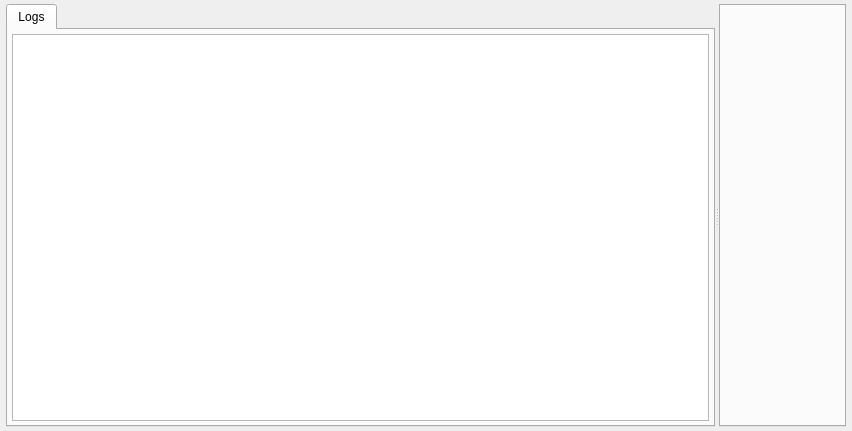
<?xml version="1.0" encoding="UTF-8"?>
<ui version="4.0">
 <class>ExtractorView</class>
 <widget class="QWidget" name="ExtractorView">
  <property name="geometry">
   <rect>
    <x>0</x>
    <y>0</y>
    <width>852</width>
    <height>431</height>
   </rect>
  </property>
  <property name="windowTitle">
   <string>Form</string>
  </property>
  <layout class="QVBoxLayout" name="verticalLayout">
   <property name="leftMargin">
    <number>6</number>
   </property>
   <property name="topMargin">
    <number>4</number>
   </property>
   <property name="rightMargin">
    <number>6</number>
   </property>
   <property name="bottomMargin">
    <number>4</number>
   </property>
   <item>
    <widget class="QSplitter" name="splitter">
     <property name="sizePolicy">
      <sizepolicy hsizetype="Expanding" vsizetype="Expanding">
       <horstretch>0</horstretch>
       <verstretch>0</verstretch>
      </sizepolicy>
     </property>
     <property name="orientation">
      <enum>Qt::Horizontal</enum>
     </property>
     <widget class="QTabWidget" name="tabWidgetTemplate">
      <widget class="QWidget" name="tabLogs">
       <attribute name="title">
        <string>Logs</string>
       </attribute>
       <layout class="QVBoxLayout" name="verticalLayout_2">
        <property name="leftMargin">
         <number>4</number>
        </property>
        <property name="topMargin">
         <number>4</number>
        </property>
        <property name="rightMargin">
         <number>4</number>
        </property>
        <property name="bottomMargin">
         <number>4</number>
        </property>
        <item>
         <widget class="QPlainTextEdit" name="plainTextEditLogs"/>
        </item>
       </layout>
      </widget>
     </widget>
     <widget class="QTabWidget" name="tabWidgetSitemap"/>
    </widget>
   </item>
  </layout>
 </widget>
 <resources/>
 <connections/>
</ui>
